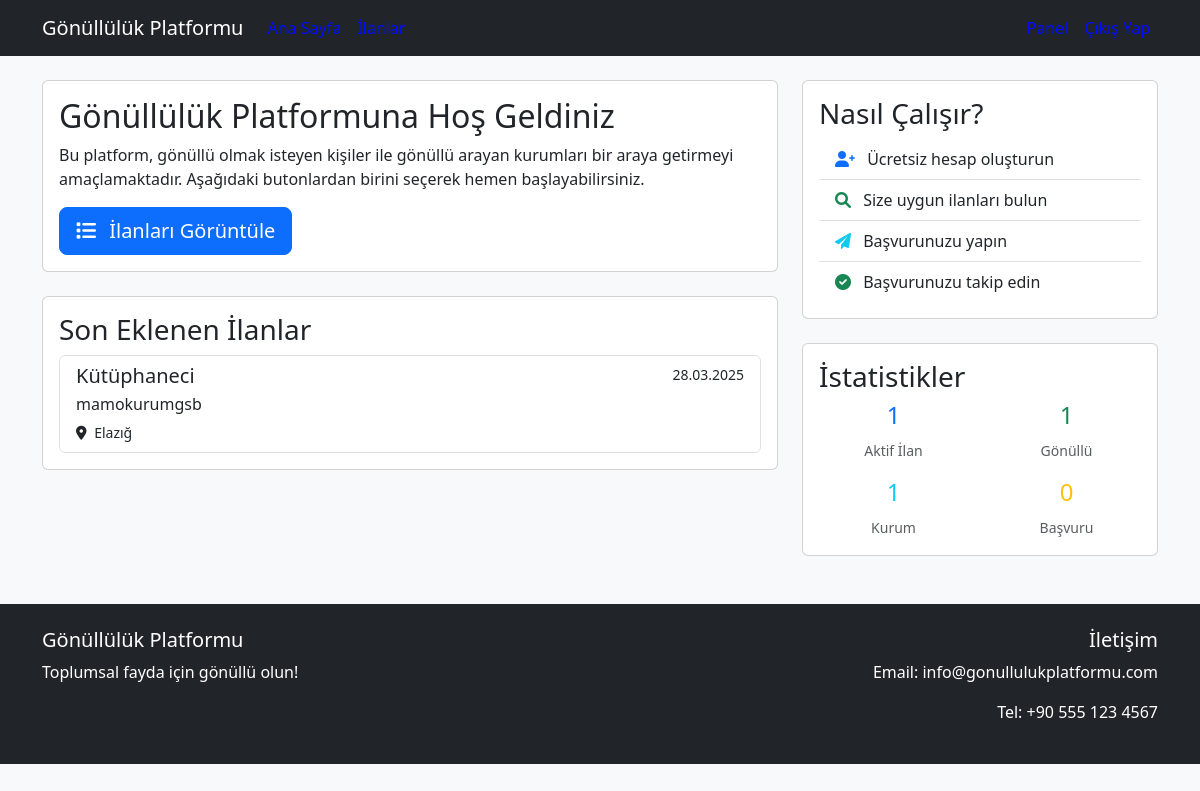
/ (signed in), run on the app's committed database.
### kurumlar/models.py (models this page shows, shortened)
class Ilan(models.Model):
    DURUM_SECENEKLERI = [
        ('aktif', 'Aktif'),
        ('pasif', 'Pasif'),
        ('kapali', 'Kapalı'),
    ]
    kurum = models.ForeignKey(Kurum, on_delete=models.CASCADE, related_name='ilanlar')
    baslik = models.CharField(max_length=200)
    aciklama = models.TextField()
    konum = models.CharField(max_length=200)
    son_basvuru = models.DateField()
    durum = models.CharField(max_length=10, choices=DURUM_SECENEKLERI, default='aktif')
    olusturma_tarihi = models.DateTimeField(auto_now_add=True)
    guncelleme_tarihi = models.DateTimeField(auto_now=True)

class Kurum(models.Model):
    ad = models.CharField(max_length=200)
    adres = models.TextField()
    telefon = models.CharField(max_length=20)
    email = models.EmailField()
    website = models.URLField(blank=True, null=True)
    aciklama = models.TextField(blank=True, null=True)

### kullanici/views.py (the view)
# urls.py: path('', views.anasayfa, name='anasayfa'),
def anasayfa(request):
    context = {
        'son_ilanlar': Ilan.objects.filter(durum='aktif').order_by('-olusturma_tarihi')[:5],
        'toplam_ilan': Ilan.objects.filter(durum='aktif').count(),
        'toplam_gonullu': Gonullu.objects.count(),
        'toplam_kurum': Kurum.objects.count(),
        'toplam_basvuru': Basvuru.objects.count(),
    }
    return render(request, 'kullanici/anasayfa.html', context)

### kullanici/templates/kullanici/anasayfa.html
{% extends 'base.html' %}
{% block content %}
<div class="container mt-4">
    <div class="row">
        <div class="col-md-8">
            <div class="card mb-4">
                <div class="card-body">
                    <h2 class="card-title">Gönüllülük Platformuna Hoş Geldiniz</h2>
                    <p class="card-text">
                        Bu platform, gönüllü olmak isteyen kişiler ile gönüllü arayan kurumları bir araya getirmeyi amaçlamaktadır.
                        Aşağıdaki butonlardan birini seçerek hemen başlayabilirsiniz.
                    </p>
                    <div class="d-grid gap-2 d-md-flex justify-content-md-start">
                        <a href="{% url 'kurumlar:ilanlar' %}" class="btn btn-primary btn-lg">
                            <i class="fas fa-list me-2"></i> İlanları Görüntüle
                        </a>
                    </div>
                </div>
            </div>
            <div class="card mb-4">
                <div class="card-body">
                    <h3 class="card-title">Son Eklenen İlanlar</h3>
                    {% if son_ilanlar %}
                        <div class="list-group">
                            {% for ilan in son_ilanlar %}
                            <a href="{% url 'kurumlar:ilan_detay' ilan.id %}" class="list-group-item list-group-item-action">
                                <div class="d-flex w-100 justify-content-between">
                                    <h5 class="mb-1">{{ ilan.baslik }}</h5>
                                    <small>{{ ilan.olusturma_tarihi|date:"d.m.Y" }}</small>
                                </div>
                                <p class="mb-1">{{ ilan.kurum.ad }}</p>
                                <small><i class="fas fa-map-marker-alt me-1"></i> {{ ilan.konum }}</small>
                            </a>
                            {% endfor %}
                        </div>
                    {% else %}
                        <p class="text-muted">Henüz ilan bulunmamaktadır.</p>
                    {% endif %}
                </div>
            </div>
        </div>
        <div class="col-md-4">
            <div class="card mb-4">
                <div class="card-body">
                    <h3 class="card-title">Nasıl Çalışır?</h3>
                    <div class="list-group list-group-flush">
                        <div class="list-group-item">
                            <i class="fas fa-user-plus text-primary me-2"></i>
                            Ücretsiz hesap oluşturun
                        </div>
                        <div class="list-group-item">
                            <i class="fas fa-search text-success me-2"></i>
                            Size uygun ilanları bulun
                        </div>
                        <div class="list-group-item">
                            <i class="fas fa-paper-plane text-info me-2"></i>
                            Başvurunuzu yapın
                        </div>
                        <div class="list-group-item">
                            <i class="fas fa-check-circle text-success me-2"></i>
                            Başvurunuzu takip edin
                        </div>
                    </div>
                </div>
            </div>
            <div class="card">
                <div class="card-body">
                    <h3 class="card-title">İstatistikler</h3>
                    <div class="row text-center">
                        <div class="col-6 mb-3">
                            <h4 class="text-primary">{{ toplam_ilan }}</h4>
                            <small class="text-muted">Aktif İlan</small>
                        </div>
                        <div class="col-6 mb-3">
                            <h4 class="text-success">{{ toplam_gonullu }}</h4>
                            <small class="text-muted">Gönüllü</small>
                        </div>
                        <div class="col-6">
                            <h4 class="text-info">{{ toplam_kurum }}</h4>
                            <small class="text-muted">Kurum</small>
                        </div>
                        <div class="col-6">
                            <h4 class="text-warning">{{ toplam_basvuru }}</h4>
                            <small class="text-muted">Başvuru</small>
                        </div>
                    </div>
                </div>
            </div>
        </div>
    </div>
</div>
{% endblock %}

### templates/base.html (style rules this page uses)
body { background-color: #f8f9fa; }

### data on the page
Ilan: baslik "Kütüphaneci", olusturma_tarihi "28.03.2025", kurum.ad "mamokurumgsb", konum "Elazığ"

### other printed values
{{ toplam_ilan }} "1"
{{ toplam_gonullu }} "1"
{{ toplam_kurum }} "1"
{{ toplam_basvuru }} "0"
